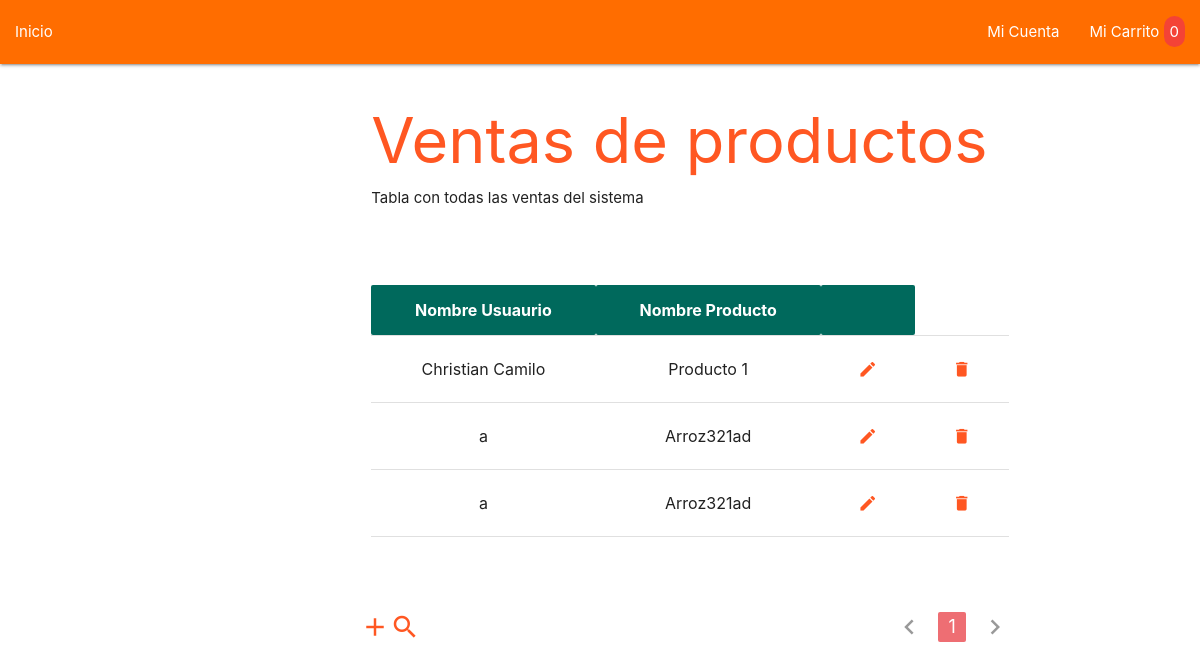
Before: /controladores/VentasControlador.php with the older database file.
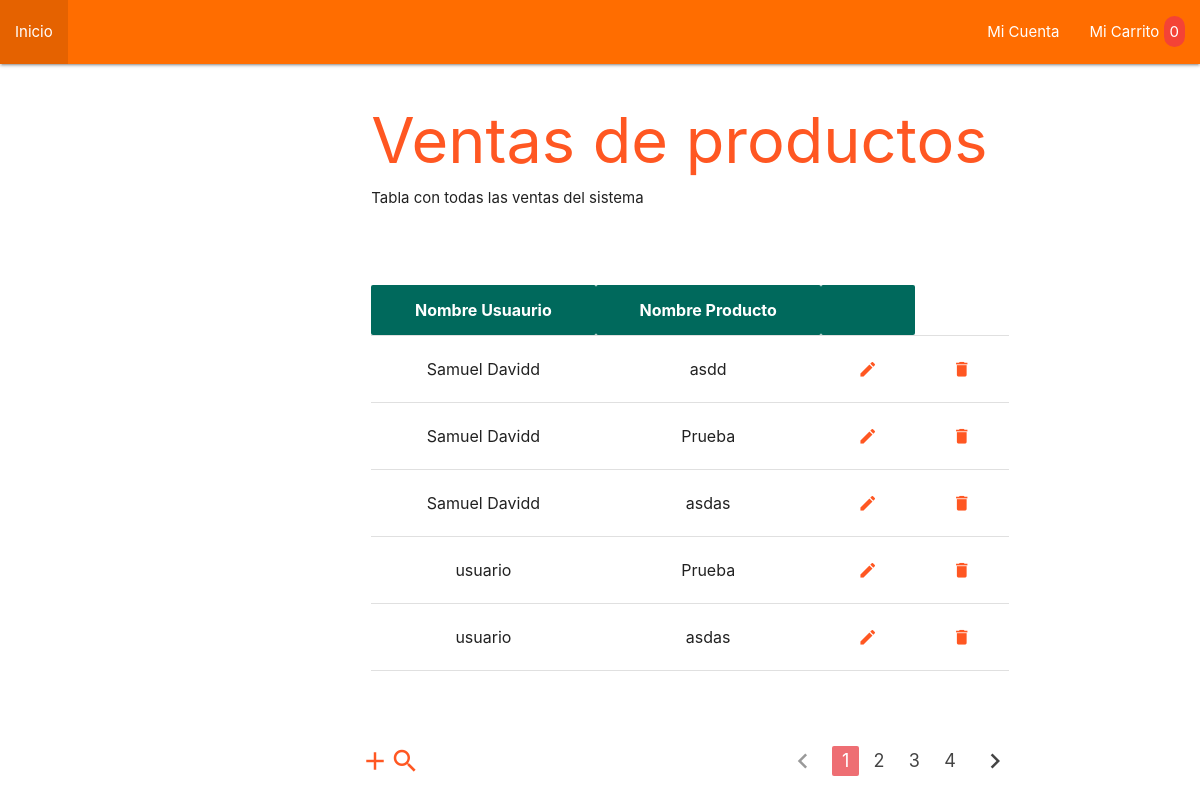
After: the same page with the newer database file.
### tables this page shows
CREATE TABLE `ventas` (
  `id` int(10) UNSIGNED NOT NULL,
  `fecha` timestamp NOT NULL DEFAULT CURRENT_TIMESTAMP,
  `medio_pago_id` int(10) UNSIGNED NOT NULL,
  `producto_id` int(10) UNSIGNED NOT NULL,
  `usuario_id` int(10) UNSIGNED NOT NULL,
  `valor_total` int(11) NOT NULL
);

CREATE TABLE `usuarios` (
  `id` int(10) UNSIGNED NOT NULL,
  `apellido` varchar(100) NOT NULL,
  `cedula` int(11) NOT NULL,
  `celular` varchar(30) NOT NULL,
  `ciudad` varchar(50) NOT NULL,
  `contrasena` varchar(150) NOT NULL,
  `correo` varchar(150) NOT NULL,
  `direccion` varchar(100) NOT NULL,
  `nombre` varchar(100) NOT NULL,
  `rol_id` int(10) UNSIGNED NOT NULL
);

CREATE TABLE `productos` (
  `id` int(10) UNSIGNED NOT NULL,
  `codigo` varchar(80) NOT NULL,
  `nombre` varchar(100) NOT NULL,
  `precio` int(11) NOT NULL,
  `cantidad` int(11) NOT NULL,
  `oferta` int(11) NOT NULL,
  `tamano` varchar(100) NOT NULL,
  `tipo_producto` varchar(100) NOT NULL,
  `imagen` varchar(150) NOT NULL,
  `activo` tinyint(1) NOT NULL
);

### modelos/Venta.php (called while the page is built, shortened)
<?php
require_once '../configuracion/conexion_db.php';
class Venta
{
    public static $tablaConsulta = 'ventas';
	public static $consultasDonde = '';
	public static $consultaJoin = '';
	public static $numeroConsultasJoin = 0;
	public static $consultaSelect = 'SELECT * FROM ventas ';
	public static $consultaLimite = '';
	public static $consultaOrdenar = '';
	public static function todos()
	{
		$lista_ventas = [];
		$conexion = new Conexion;
		$resultado = $conexion->conn->query('SELECT * FROM ' . static::$tablaConsulta);
		while ( $ventas = $resultado->fetch_assoc() ) {
			$ventasTemporal = new Venta();
			$ventasTemporal->id 	 	 	 	 = $ventas['id'];
			$ventasTemporal->fecha 	 	 	     = $ventas['fecha'];
			$ventasTemporal->producto_id 	 	 = $ventas['producto_id'];
			$ventasTemporal->medio_pago_id	     = $ventas['medio_pago_id'];
			$ventasTemporal->usuario_id	 	     = $ventas['usuario_id'];
            $ventasTemporal->valor_total         = $ventas['valor_total'];
			$lista_ventas[] = $ventasTemporal;
		}
		return $lista_ventas;
	}
	public static function seleccionar($campos)
	{
		static::$consultaSelect = "SELECT $campos FROM ". static::$tablaConsulta;
		return new static;
	}
	public static function unir($tablaOrigen, $tablaUnir, $campoReferencia, $campoOriginal)
	{
		if (static::$numeroConsultasJoin == 0) {
			static::$consultaJoin = " INNER JOIN $tablaUnir ON $tablaOrigen.$campoReferencia = $tablaUnir.$campoOriginal ";
			static::$numeroConsultasJoin++;
		} else {
			static::$consultaJoin .= " INNER JOIN $tablaUnir ON $tablaOrigen.$campoReferencia = $tablaUnir.$campoOriginal ";
		}
		return new static;
	}
	public static function limite($inicio = 0, $limite)
	{
		static::$consultaLimite = " LIMIT $inicio, $limite";
		return new static;
	}
	public static function resultado()
	{
		$lista_ventas = [];
		$conexion = new Conexion;
		$sql = static::$consultaSelect . static::$consultaJoin . static::$consultaOrdenar . static::$consultasDonde . static::$consultaLimite;
		$resultado = $conexion->conn->query($sql);
		while ( $venta = $resultado->fetch_assoc() ) {
			$ventasTemporal = new Venta();
			$ventasTemporal->id 	 	 	 = ( isset($venta['id']) ? $venta['id'] : '');
			$ventasTemporal->fecha 	 	 	 = ( isset($venta['fecha']) ? $venta['fecha'] : '');
            $ventasTemporal->medio_pago_id 	 = ( isset($venta['medio_pago_id']) ? $venta['medio_pago_id'] : '');
			$ventasTemporal->producto_id	 = ( isset($venta['producto_id']) ? $venta['producto_id'] : '');
			$ventasTemporal->usuario_id	 	 = ( isset($venta['usuario_id']) ? $venta['usuario_id'] : '');
			$ventasTemporal->valor_total	 = ( isset($venta['valor_total']) ? $venta['valor_total'] : '');
			if( isset($venta['nombreUsuario']) ) {
				$usuarioTemporal = new Usuario;
				$usuarioTemporal->apellido 	 = ( isset($venta['apellido']) ? $venta['apellido'] : '');
				$usuarioTemporal->cedula	 = ( isset($venta['cedula']) ? $venta['cedula'] : '');
				$usuarioTemporal->celular 	 = ( isset($venta['celular']) ? $venta['celular'] : '');
				$usuarioTemporal->ciudad 	 = ( isset($venta['ciudad']) ? $venta['ciudad'] : '');
				$usuarioTemporal->correo 	 = ( isset($venta['correo']) ? $venta['correo'] : '');
				$usuarioTemporal->direccion	 = ( isset($venta['direccion']) ? $venta['direccion'] : '');
				$usuarioTemporal->nombre 	 = ( isset($venta['nombreUsuario']) ? $venta['nombreUsuario'] : '');
				$usuarioTemporal->rol_id 	 = ( isset($venta['rol_id']) ? $venta['rol_id'] : '');
				$usuarioTemporal->rol 	 	 = ( isset($venta['rol']) ? $venta['rol'] : '');
				$ventasTemporal->usuario = $usuarioTemporal;
			}
			if( isset($venta['nombreProducto']) ) {
                $productoTemporal = new Producto();
                $productoTemporal->id 	 	      = ( isset($venta['id']) ? $venta['id'] : '');
                $productoTemporal->activo 	      = ( isset($venta['activo']) ? $venta['activo'] : '');
                $productoTemporal->codigo	      = ( isset($venta['codigo']) ? $venta['codigo'] : '');
                $productoTemporal->imagen 	      = ( isset($venta['imagen']) ? $venta['imagen'] : '');
                $productoTemporal->nombre 	      = ( isset($venta['nombreProducto']) ? $venta['nombreProducto'] : '');
                $productoTemporal->oferta         = ( isset($venta['oferta']) ? $venta['oferta'] : '');
                $productoTemporal->precio 	      = ( isset($venta['precio']) ? $venta['precio'] : '');
                $productoTemporal->tamano	      = ( isset($venta['tamano']) ? $venta['tamano'] : '');
                $productoTemporal->tipo_producto  = ( isset($venta['tipo_producto']) ? $venta['tipo_producto'] : '');
                $productoTemporal->cantidad	      = ( isset($venta['cantidad']) ? $venta['cantidad'] : '');
				$ventasTemporal->producto = $productoTemporal;
			}
            if( isset($venta['medio']) ) {
    			$medioTemporal = new MedioPago;
    			$medioTemporal->id 	     = ( isset($venta['id']) ? $venta['id'] : '');
    			$medioTemporal->medio 	 = ( isset($venta['medio']) ? $venta['medio'] : '');
				$ventasTemporal->medio_pago = $medioTemporal;
			}
			$lista_ventas[] = $ventasTemporal;
		}
		static::$consultasDonde = '';
		static::$consultaJoin = '';
		static::$numeroConsultasJoin = 0;
		static::$consultaSelect = 'SELECT * FROM ventas ';
		static::$consultaOrdenar = '';
		static::$consultaLimite = '';
		return $lista_ventas;
	}
}

### configuracion/conexion_db.php (called while the page is built, shortened)
<?php
class Conexion{
    function __construct(){
        $this->conn = new mysqli(servidor, servidor_nombre, servidor_contra, servidor_base_datos);
    }
}
?>

### vistas/ventas/index.php (the view, shortened to what the changed rows need)
<html lang="en">
<head>
    <?php include_once '../vistas/includes/estilos.php'; ?>
</head>
<body>
    <main class="container">
        <div class="row">
            <div class="col s12">
                <h1 style="margin-bottom: .8rem;" class="deep-orange-text">Ventas de productos</h1>
            </div>
        </div>
        <div class="row" style="margin-top: 4rem;">
            <div class="col s12">
                <?php if($ventas != null) : ?>
                <table class="responsive-table centered">
                    <thead class="teal darken-3 white-text">
                        <th>Nombre Usuaurio</th>
                        <th>Nombre Producto</th>
                        <th></th>
                    </thead>
                    <tbody id="tablaRoles">
                        <?php foreach ($ventas as $key => $venta) : ?>
                            <tr>
                                <td data-nombre-rol="<?php echo $venta->usuario->nombre ?>"> <?php echo $venta->usuario->nombre ?> </td>
                                <td data-nombre-rol="<?php echo $venta->producto->nombre ?>"> <?php echo $venta->producto->nombre ?> </td>
                                <td>
                                    <button class="waves-effect waves-light btn-flat"><i class="material-icons" style="color: #ff5722;">create</i></button>
                                </td>
                                <td>
                                    <button class="waves-effect waves-light btn-flat"><i class="material-icons" style="color: #ff5722;">delete</i></button>
                                </td>
                            </tr>
                        <?php endforeach ?>
                    </tbody>
                </table>
                <?php else: ?>
                    <div class="alerta alerta-teal-darken-3" >No existen ventas</div>
                <?php endif ?>
            </div>
        </div>
        <div class="mt-16 flex justify-between flex-wrap" >
            <div class="col s12 l7 mt-6 sm:mt-0" >
                <ul class="pagination">
                    <?php for ($i = 1; $i <= $cantidadDePaginas; $i++): ?>
                        <?php if ($pagina == $i): ?>
                            <li class="active">
                                <a href="<?php echo htmlspecialchars(ruta . "/usuarios/roles/pagina/$i") ?>"><?php echo $i ?></a>
                            </li>
                        <?php else: ?>
                            <li class="waves-effect">
                                <a href="<?php echo htmlspecialchars(ruta . "/usuarios/roles/pagina/$i") ?>"><?php echo $i ?></a>
                            </li>
                        <?php endif; ?>
                    <?php endfor; ?>
                    <?php if ($cantidadDePaginas == $pagina): ?>
                        <li class="disabled"><a>
                            <i class="material-icons">chevron_right</i></a>
                        </li>
                    <?php else: ?>
                        <li class="waves-effect">
                            <a href="<?php echo htmlspecialchars(ruta . '/usuarios/roles/pagina/' . ($pagina+1) ) ?>">
                                <i class="material-icons">chevron_right</i>
                            </a>
                        </li>
                    <?php endif; ?>
                </ul>
            </div>
        </div>
    </main>
</body>
</html>

Changed rows visible on the page:
removed ventas: usuario.nombre "Christian Camilo", producto.nombre "Producto 1"
removed ventas: usuario.nombre "a", producto.nombre "Arroz321ad"
removed ventas: usuario.nombre "a", producto.nombre "Arroz321ad"
added ventas: usuario.nombre "Samuel Davidd", producto.nombre "asdd"
added ventas: usuario.nombre "Samuel Davidd", producto.nombre "Prueba"
added ventas: usuario.nombre "Samuel Davidd", producto.nombre "asdas"
added ventas: usuario.nombre "usuario", producto.nombre "Prueba"
added ventas: usuario.nombre "usuario", producto.nombre "asdas"
Other visible differences:
new list line: "2"
new list line: "3"
new list line: "4"
